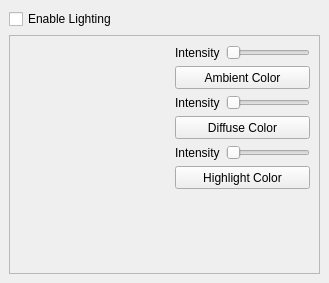
  <widget class="QDockWidget" name="dockWidget_Lighting">
   <property name="sizePolicy">
    <sizepolicy hsizetype="Expanding" vsizetype="Preferred">
     <horstretch>0</horstretch>
     <verstretch>0</verstretch>
    </sizepolicy>
   </property>
   <property name="minimumSize">
    <size>
     <width>314</width>
     <height>283</height>
    </size>
   </property>
   <property name="windowTitle">
    <string>Lighting</string>
   </property>
   <attribute name="dockWidgetArea">
    <number>1</number>
   </attribute>
   <widget class="QWidget" name="dockWidgetContents_2">
    <layout class="QGridLayout" name="gridLayout_2">
     <item row="1" column="0">
      <widget class="QFrame" name="frame_27">
       <property name="sizePolicy">
        <sizepolicy hsizetype="Expanding" vsizetype="Expanding">
         <horstretch>0</horstretch>
         <verstretch>0</verstretch>
        </sizepolicy>
       </property>
       <property name="frameShape">
        <enum>QFrame::StyledPanel</enum>
       </property>
       <property name="frameShadow">
        <enum>QFrame::Raised</enum>
       </property>
       <layout class="QHBoxLayout" name="horizontalLayout_32">
        <property name="leftMargin">
         <number>0</number>
        </property>
        <property name="topMargin">
         <number>0</number>
        </property>
        <property name="rightMargin">
         <number>0</number>
        </property>
        <property name="bottomMargin">
         <number>0</number>
        </property>
        <item>
         <widget class="QFrame" name="frame_34">
          <property name="sizePolicy">
           <sizepolicy hsizetype="Minimum" vsizetype="Preferred">
            <horstretch>0</horstretch>
            <verstretch>0</verstretch>
           </sizepolicy>
          </property>
          <property name="frameShape">
           <enum>QFrame::NoFrame</enum>
          </property>
          <property name="frameShadow">
           <enum>QFrame::Plain</enum>
          </property>
          <property name="lineWidth">
           <number>0</number>
          </property>
          <layout class="QVBoxLayout" name="verticalLayout_39">
           <property name="leftMargin">
            <number>0</number>
           </property>
           <property name="topMargin">
            <number>0</number>
           </property>
           <property name="rightMargin">
            <number>0</number>
           </property>
           <property name="bottomMargin">
            <number>0</number>
           </property>
           <item>
            <widget class="QFrame" name="frame_lightPreview">
             <property name="minimumSize">
              <size>
               <width>150</width>
               <height>150</height>
              </size>
             </property>
             <property name="maximumSize">
              <size>
               <width>150</width>
               <height>150</height>
              </size>
             </property>
             <property name="frameShape">
              <enum>QFrame::NoFrame</enum>
             </property>
             <property name="frameShadow">
              <enum>QFrame::Plain</enum>
             </property>
             <layout class="QHBoxLayout" name="horizontalLayout_lightPreview">
              <property name="leftMargin">
               <number>0</number>
              </property>
              <property name="topMargin">
               <number>0</number>
              </property>
              <property name="rightMargin">
               <number>0</number>
              </property>
              <property name="bottomMargin">
               <number>0</number>
              </property>
             </layout>
            </widget>
           </item>
           <item>
            <spacer name="verticalSpacer_19">
             <property name="orientation">
              <enum>Qt::Vertical</enum>
             </property>
             <property name="sizeHint" stdset="0">
              <size>
               <width>0</width>
               <height>0</height>
              </size>
             </property>
            </spacer>
           </item>
          </layout>
         </widget>
        </item>
        <item>
         <widget class="QFrame" name="frame_30">
          <property name="frameShape">
           <enum>QFrame::NoFrame</enum>
          </property>
          <property name="frameShadow">
           <enum>QFrame::Plain</enum>
          </property>
          <property name="lineWidth">
           <number>0</number>
          </property>
          <layout class="QVBoxLayout" name="verticalLayout_38">
           <item>
            <widget class="QFrame" name="frame_31">
             <property name="frameShape">
              <enum>QFrame::NoFrame</enum>
             </property>
             <property name="frameShadow">
              <enum>QFrame::Plain</enum>
             </property>
             <property name="lineWidth">
              <number>0</number>
             </property>
             <layout class="QHBoxLayout" name="horizontalLayout_33">
              <property name="leftMargin">
               <number>0</number>
              </property>
              <property name="topMargin">
               <number>0</number>
              </property>
              <property name="rightMargin">
               <number>0</number>
              </property>
              <property name="bottomMargin">
               <number>0</number>
              </property>
              <item>
               <widget class="QLabel" name="label_3">
                <property name="text">
                 <string>Intensity</string>
                </property>
               </widget>
              </item>
              <item>
               <widget class="QSlider" name="horizontalSlider_ambientIntensity">
                <property name="orientation">
                 <enum>Qt::Horizontal</enum>
                </property>
               </widget>
              </item>
             </layout>
            </widget>
           </item>
           <item>
            <widget class="QPushButton" name="pushButton_ambientColor">
             <property name="minimumSize">
              <size>
               <width>0</width>
               <height>23</height>
              </size>
             </property>
             <property name="text">
              <string>Ambient Color</string>
             </property>
            </widget>
           </item>
           <item>
            <widget class="QFrame" name="frame_32">
             <property name="frameShape">
              <enum>QFrame::NoFrame</enum>
             </property>
             <property name="frameShadow">
              <enum>QFrame::Plain</enum>
             </property>
             <property name="lineWidth">
              <number>0</number>
             </property>
             <layout class="QHBoxLayout" name="horizontalLayout_34">
              <property name="leftMargin">
               <number>0</number>
              </property>
              <property name="topMargin">
               <number>0</number>
              </property>
              <property name="rightMargin">
               <number>0</number>
              </property>
              <property name="bottomMargin">
               <number>0</number>
              </property>
              <item>
               <widget class="QLabel" name="label_4">
                <property name="text">
                 <string>Intensity</string>
                </property>
               </widget>
              </item>
              <item>
               <widget class="QSlider" name="horizontalSlider_diffuseIntensity">
                <property name="orientation">
                 <enum>Qt::Horizontal</enum>
                </property>
               </widget>
              </item>
             </layout>
            </widget>
           </item>
           <item>
            <widget class="QPushButton" name="pushButton_diffuseColor">
             <property name="minimumSize">
              <size>
               <width>0</width>
               <height>23</height>
              </size>
             </property>
             <property name="text">
              <string>Diffuse Color</string>
             </property>
            </widget>
           </item>
           <item>
            <widget class="QFrame" name="frame_33">
             <property name="frameShape">
              <enum>QFrame::NoFrame</enum>
             </property>
             <property name="frameShadow">
              <enum>QFrame::Plain</enum>
             </property>
             <property name="lineWidth">
              <number>0</number>
             </property>
             <layout class="QHBoxLayout" name="horizontalLayout_35">
              <property name="leftMargin">
               <number>0</number>
              </property>
              <property name="topMargin">
               <number>0</number>
              </property>
              <property name="rightMargin">
               <number>0</number>
              </property>
              <property name="bottomMargin">
               <number>0</number>
              </property>
              <item>
               <widget class="QLabel" name="label_6">
                <property name="text">
                 <string>Intensity</string>
                </property>
               </widget>
              </item>
              <item>
               <widget class="QSlider" name="horizontalSlider_specularIntensity">
                <property name="orientation">
                 <enum>Qt::Horizontal</enum>
                </property>
               </widget>
              </item>
             </layout>
            </widget>
           </item>
           <item>
            <widget class="QPushButton" name="pushButton_specularColor">
             <property name="minimumSize">
              <size>
               <width>0</width>
               <height>23</height>
              </size>
             </property>
             <property name="text">
              <string>Highlight Color</string>
             </property>
            </widget>
           </item>
           <item>
            <spacer name="verticalSpacer_18">
             <property name="orientation">
              <enum>Qt::Vertical</enum>
             </property>
             <property name="sizeHint" stdset="0">
              <size>
               <width>0</width>
               <height>0</height>
              </size>
             </property>
            </spacer>
           </item>
          </layout>
         </widget>
        </item>
       </layout>
      </widget>
     </item>
     <item row="0" column="0">
      <widget class="QFrame" name="frame_29">
       <property name="sizePolicy">
        <sizepolicy hsizetype="Minimum" vsizetype="Minimum">
         <horstretch>0</horstretch>
         <verstretch>0</verstretch>
        </sizepolicy>
       </property>
       <property name="frameShape">
        <enum>QFrame::NoFrame</enum>
       </property>
       <property name="frameShadow">
        <enum>QFrame::Plain</enum>
       </property>
       <property name="lineWidth">
        <number>0</number>
       </property>
       <layout class="QHBoxLayout" name="horizontalLayout_31">
        <property name="leftMargin">
         <number>0</number>
        </property>
        <property name="topMargin">
         <number>0</number>
        </property>
        <property name="rightMargin">
         <number>0</number>
        </property>
        <property name="bottomMargin">
         <number>0</number>
        </property>
        <item>
         <widget class="QCheckBox" name="checkBox_Lighting">
          <property name="toolTip">
           <string>Compute per-voxel lighting</string>
          </property>
          <property name="text">
           <string>Enable Lighting</string>
          </property>
         </widget>
        </item>
       </layout>
      </widget>
     </item>
    </layout>
   </widget>
  </widget>
